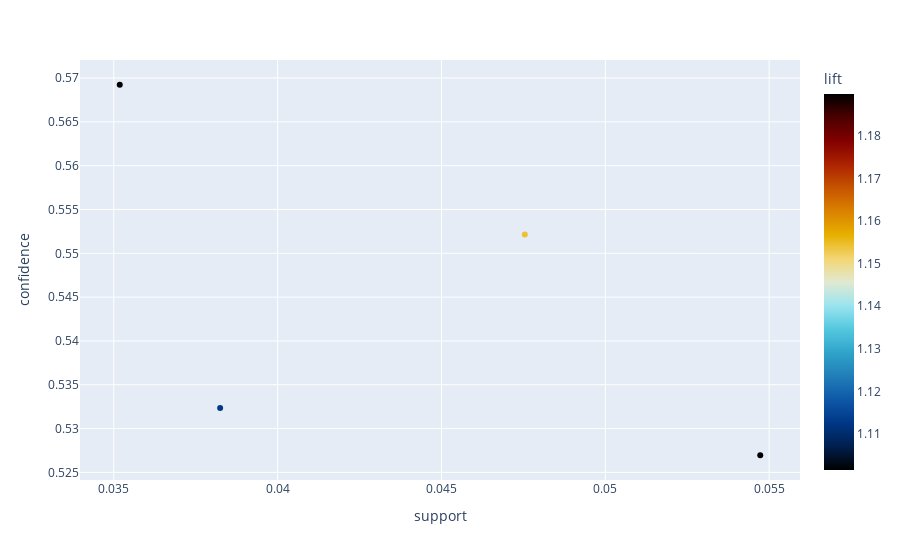

Notebook cell for this chart:
### Code cell
# Using plotly express to create interactive plot of the rule

import plotly.express as px

bakery_df_c = pd.DataFrame(rules_df_c, columns= ['antecedents', 'consequents', 'antecedent support', 'consequent support', 'support', 'confidence', 'lift', 'leverage', 'conviction'])
fig = px.scatter(bakery_df_c, x='support', y='confidence', color='lift',
                hover_data=['antecedents', 'consequents'], color_continuous_scale='icefire')

fig.show()

### Figure 1 — Plotly figure (JSON) as saved in the notebook; plotly's stock layout.template omitted (floating-point values rounded to 4 significant figures)
{"data": [{"customdata": [["Cake", "Coffee"], ["Medialuna", "Coffee"], ["Pastry", "Coffee"], ["Sandwich", "Coffee"]], "hovertemplate": "support=%{x}<br>confidence=%{y}<br>antecedents=%{customdata[0]}<br>consequents=%{customdata[1]}<br>lift=%{marker.color}<extra></extra>", "legendgroup": "", "marker": {"color": [1.102, 1.19, 1.154, 1.113], "coloraxis": "coloraxis", "symbol": "circle"}, "mode": "markers", "name": "", "orientation": "v", "showlegend": false, "type": "scatter", "x": [0.05473, 0.03518, 0.04754, 0.03825], "xaxis": "x", "y": [0.527, 0.5692, 0.5521, 0.5324], "yaxis": "y"}], "layout": {"coloraxis": {"colorbar": {"title": {"text": "lift"}}, "colorscale": [[0, "#000000"], [0.0625, "#001f4d"], [0.125, "#003786"], [0.1875, "#0e58a8"], [0.25, "#217eb8"], [0.3125, "#30a4ca"], [0.375, "#54c8df"], [0.4375, "#9be4ef"], [0.5, "#e1e9d1"], [0.5625, "#f3d573"], [0.625, "#e7b000"], [0.6875, "#da8200"], [0.75, "#c65400"], [0.8125, "#ac2301"], [0.875, "#820000"], [0.9375, "#4c0000"], [1, "#000000"]]}, "legend": {"tracegroupgap": 0}, "margin": {"t": 60}, "xaxis": {"anchor": "y", "domain": [0, 1], "title": {"text": "support"}}, "yaxis": {"anchor": "x", "domain": [0, 1], "title": {"text": "confidence"}}}}
